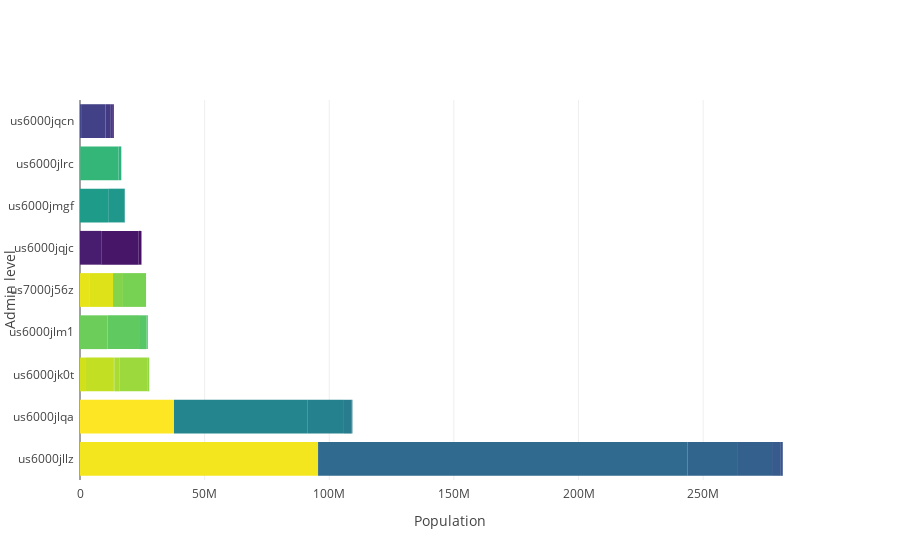

Notebook code for this chart:
### Markdown cell above
## Plot

### Code cell
aggregated=aggregated
joint=True
col_label = 'id'
legend_title = 'Admin level'
plot_title = 'Admin level'

fig = plot_pop_data(
    gdf=gdf_with_pop, 
    col_label=col_label,
    legend_title=legend_title, 
    plot_title=plot_title,
    aggregated=aggregated,
    joint=joint,
    cmap_name='viridis'
    )

fig.show()

### Figure 1 — Plotly figure (JSON) as saved in the notebook; plotly's stock layout.template omitted (floating-point values rounded to 4 significant figures)
{"data": [{"hoverinfo": "x", "marker": {"color": ["#fde725", "#f4e61e", "#e7e419", "#dde318", "#d0e11c", "#c2df23", "#b5de2b", "#a8db34", "#9bd93c", "#90d743", "#84d44b", "#77d153", "#6ccd5a", "#60ca60", "#56c667", "#4ec36b", "#44bf70", "#3bbb75", "#34b679", "#2db27d", "#27ad81", "#24aa83", "#21a585", "#1fa188", "#1e9c89", "#1f978b", "#20928c", "#218f8d", "#238a8d", "#25858e", "#26818e", "#287c8e", "#2a778e", "#2c738e", "#2e6f8e", "#306a8e", "#32658e", "#34608d", "#375b8d", "#39568c", "#3b518b", "#3e4c8a", "#404688", "#424086", "#443a83", "#453581", "#472f7d", "#482979", "#482374", "#481c6e", "#481668", "#471063", "#46085c", "#440154"]}, "orientation": "h", "type": "bar", "x": [37710290, 95514312, 3981709, 9268054, 2054801, 11246746, 589946, 2054801, 11246746, 589946, 3981709, 9268054, 10985976, 12702448, 2991725, 518092, 6759, 112663, 15342467, 1076726, 10984, 3813, 31716, 74, 11307801, 6524304, 211294, 16985, 1041, 53677870, 14501745, 2931012, 412076, 67108, 1683, 148135632, 20317901, 13673596, 3255916, 1015723, 129427, 11717, 758916, 9419401, 2172447, 462361, 369529, 389608, 32, 8522140, 15031627, 950063, 148232, 21385], "y": ["us6000jlqa", "us6000jllz", "us7000j56z", "us7000j56z", "us6000jk0t", "us6000jk0t", "us6000jk0t", "us6000jk0t", "us6000jk0t", "us6000jk0t", "us7000j56z", "us7000j56z", "us6000jlm1", "us6000jlm1", "us6000jlm1", "us6000jlm1", "us6000jlm1", "us6000jlrc", "us6000jlrc", "us6000jlrc", "us6000jlrc", "us6000jlrc", "us6000jlrc", "us6000jmgf", "us6000jmgf", "us6000jmgf", "us6000jmgf", "us6000jmgf", "us6000jmgf", "us6000jlqa", "us6000jlqa", "us6000jlqa", "us6000jlqa", "us6000jlqa", "us6000jlqa", "us6000jllz", "us6000jllz", "us6000jllz", "us6000jllz", "us6000jllz", "us6000jllz", "us6000jqcn", "us6000jqcn", "us6000jqcn", "us6000jqcn", "us6000jqcn", "us6000jqcn", "us6000jqcn", "us6000jqjc", "us6000jqjc", "us6000jqjc", "us6000jqjc", "us6000jqjc", "us6000jqjc"]}], "layout": {"margin": {"pad": 5}, "xaxis": {"title": {"standoff": 20, "text": "Population"}}, "yaxis": {"categoryorder": "total descending", "title": {"standoff": 20, "text": "Admin level"}, "type": "category"}}}
